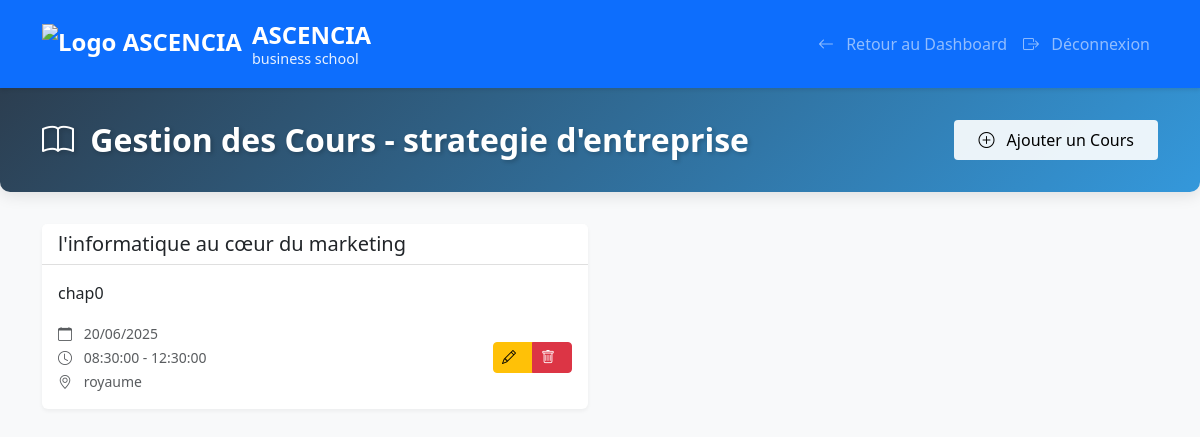
Screenshot of /academy/enseignant/cours.php?matiere_id=13 (signed in) with the database file from the repository.
### tables this page shows
CREATE TABLE IF NOT EXISTS `matieres` (
  `id` int NOT NULL AUTO_INCREMENT,
  `code` varchar(20) NOT NULL,
  `libelle` varchar(100) NOT NULL,
  `description` text,
  `nombre_heures` int DEFAULT '0',
  `level_id` int DEFAULT NULL,
  `date_creation` timestamp NULL DEFAULT CURRENT_TIMESTAMP,
  PRIMARY KEY (`id`),
  UNIQUE KEY `code_level` (`code`,`level_id`),
  KEY `level_id` (`level_id`)
);

CREATE TABLE IF NOT EXISTS `cours` (
  `id` int NOT NULL AUTO_INCREMENT,
  `matiere_id` int NOT NULL,
  `titre` varchar(255) NOT NULL,
  `description` text,
  `date` date NOT NULL,
  `heure_debut` time NOT NULL,
  `heure_fin` time NOT NULL,
  `salle_id` int NOT NULL,
  `enseignant_id` int NOT NULL,
  `created_at` timestamp NULL DEFAULT CURRENT_TIMESTAMP,
  PRIMARY KEY (`id`),
  KEY `matiere_id` (`matiere_id`),
  KEY `salle_id` (`salle_id`),
  KEY `enseignant_id` (`enseignant_id`)
);

CREATE TABLE IF NOT EXISTS `salles` (
  `id` int NOT NULL AUTO_INCREMENT,
  `nom` varchar(50) NOT NULL,
  `capacite` int NOT NULL,
  `type` varchar(50) DEFAULT NULL,
  `created_at` timestamp NULL DEFAULT CURRENT_TIMESTAMP,
  PRIMARY KEY (`id`)
);

### academy/enseignant/cours.php (the view, shortened to what this page needs)
<?php
require_once '../config/database.php';
$matiere_id = intval($_GET['matiere_id']);
$stmt = $conn->prepare("
    SELECT m.*, l.name as level_name
    FROM matieres m
    JOIN teacher_subjects ts ON m.id = ts.matiere_id
    LEFT JOIN levels l ON m.level_id = l.id
    WHERE ts.user_id = ? AND m.id = ?
");
$stmt->execute([$_SESSION['user_id'], $matiere_id]);
$matiere = $stmt->fetch(PDO::FETCH_ASSOC);
$stmt = $conn->prepare("
    SELECT c.*, s.nom as salle_nom
    FROM cours c
    JOIN salles s ON c.salle_id = s.id
    WHERE c.matiere_id = ? AND c.enseignant_id = ?
    ORDER BY c.date DESC, c.heure_debut
");
$stmt->execute([$matiere_id, $_SESSION['user_id']]);
$cours = $stmt->fetchAll(PDO::FETCH_ASSOC);
?>
<!DOCTYPE html>
<html lang="fr">
<head>
    <link href="https://cdn.jsdelivr.net/npm/bootstrap@5.3.0/dist/css/bootstrap.min.css" rel="stylesheet">
    <link href="https://cdn.jsdelivr.net/npm/bootstrap-icons@1.7.2/font/bootstrap-icons.css" rel="stylesheet">
    <link href="../assets/css/style.css" rel="stylesheet">
</head>
<body>
    <nav class="navbar navbar-expand-lg navbar-dark bg-primary">
        <div class="container">
            <a class="navbar-brand" href="../index.php">
                <img src="../assets/images/logo.png" alt="Logo ASCENCIA">
                <div class="logo-text">
                    <span class="main-text">ASCENCIA</span>
                    <span class="sub-text">business school</span>
                </div>
            </a>
            <div class="collapse navbar-collapse" id="navbarNav">
                <ul class="navbar-nav ms-auto">
                    <li class="nav-item">
                        <a class="nav-link" href="dashboard.php">
                            <i class="bi bi-arrow-left"></i> Retour au Dashboard
                        </a>
                    </li>
                    <li class="nav-item">
                        <a class="nav-link" href="../logout.php">
                            <i class="bi bi-box-arrow-right"></i> Déconnexion
                        </a>
                    </li>
                </ul>
            </div>
        </div>
    </nav>
    <div class="page-header">
        <div class="container">
            <div class="d-flex justify-content-between align-items-center">
                <h1>
                    <i class="bi bi-book"></i>
                    Gestion des Cours - <?php echo htmlspecialchars($matiere['libelle']); ?>
                </h1>
                <button type="button" class="btn btn-light" data-bs-toggle="modal" data-bs-target="#addCourseModal">
                    <i class="bi bi-plus-circle"></i> Ajouter un Cours
                </button>
            </div>
        </div>
    </div>
    <div class="container">
        <div class="row">
            <?php if ($cours): ?>
                <?php foreach($cours as $c): ?>
                    <div class="col-md-6">
                        <div class="card course-card">
                            <div class="card-header">
                                <h5 class="card-title mb-0">
                                    <?php echo htmlspecialchars($c['titre']); ?>
                                </h5>
                            </div>
                            <div class="card-body">
                                <p class="card-text"><?php echo htmlspecialchars($c['description']); ?></p>
                                <div class="d-flex justify-content-between align-items-center">
                                    <div>
                                        <small class="text-muted">
                                            <i class="bi bi-calendar"></i> <?php echo date('d/m/Y', strtotime($c['date'])); ?>
                                        </small>
                                        <br>
                                        <small class="text-muted">
                                            <i class="bi bi-clock"></i> <?php echo $c['heure_debut'] . ' - ' . $c['heure_fin']; ?>
                                        </small>
                                        <br>
                                        <small class="text-muted">
                                            <i class="bi bi-geo-alt"></i> <?php echo htmlspecialchars($c['salle_nom']); ?>
                                        </small>
                                    </div>
                                    <div class="btn-group">
                                        <button class="btn btn-sm btn-warning" onclick="editCourse(<?php echo $c['id']; ?>)">
                                            <i class="bi bi-pencil"></i>
                                        </button>
                                        <button class="btn btn-sm btn-danger" onclick="deleteCourse(<?php echo $c['id']; ?>)">
                                            <i class="bi bi-trash"></i>
                                        </button>
                                    </div>
                                </div>
                            </div>
                        </div>
                    </div>
                <?php endforeach; ?>
            <?php endif; ?>
        </div>
    </div>
</body>
</html>

### academy/assets/css/style.css (style rules this page uses)
body { background-color: #f8f9fa; }
.navbar { box-shadow: 0 2px 4px rgba(0,0,0,.1); }
.card { box-shadow: 0 2px 4px rgba(0,0,0,.05); border: none; margin-bottom: 20px; }
.card-header { background-color: #fff; border-bottom: 1px solid rgba(0,0,0,.125); }
.btn { border-radius: 4px; }
.bi { margin-right: 8px; }

### academy/enseignant/cours.php (style rules this page uses)
.navbar { box-shadow: 0 2px 4px rgba(0,0,0,.1); padding: 1rem 0; }
.navbar-brand { font-size: 1.5rem; font-weight: 600; display: flex; align-items: center; gap: 10px; text-decoration: none; }
.navbar-brand .logo-text { display: flex; flex-direction: column; line-height: 1.2; }
.navbar-brand .main-text { font-size: 1.5rem; font-weight: 700; color: white; }
.navbar-brand .sub-text { font-size: 0.9rem; font-weight: 400; color: rgba(255, 255, 255, 0.9); }
.navbar-brand img { height: 40px; width: auto; }
.page-header { background: linear-gradient(135deg, #2c3e50 0%, #3498db 100%); color: white; padding: 2rem 0; margin-bottom: 2rem; border-radius: 0 0 10px 10px; box-shadow: 0 4px 15px rgba(0,0,0,0.1); }
.page-header h1 { margin: 0; font-size: 2rem; font-weight: 600; text-shadow: 2px 2px 4px rgba(0,0,0,0.2); }
.page-header .btn-light { background: rgba(255, 255, 255, 0.9); border: none; padding: 0.5rem 1.5rem; font-weight: 500; transition: all 0.3s ease; }
.course-card { transition: transform 0.2s ease; margin-bottom: 1rem; }

### rows the page displays
matieres: libelle "strategie d'entreprise"
cours: titre "l'informatique au cœur du marketing", description "chap0", date "20/06/2025", heure_debut "08:30:00", heure_fin "12:30:00", salle.nom "royaume"
